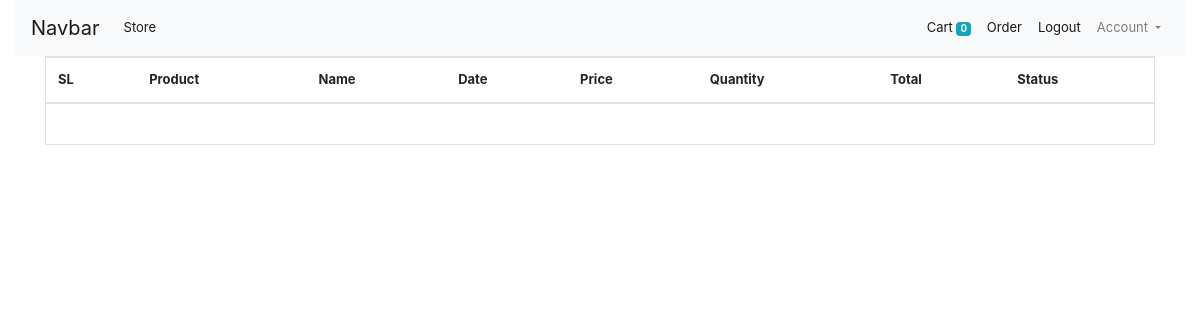
Before: /orders/ (signed in) with the older database file.
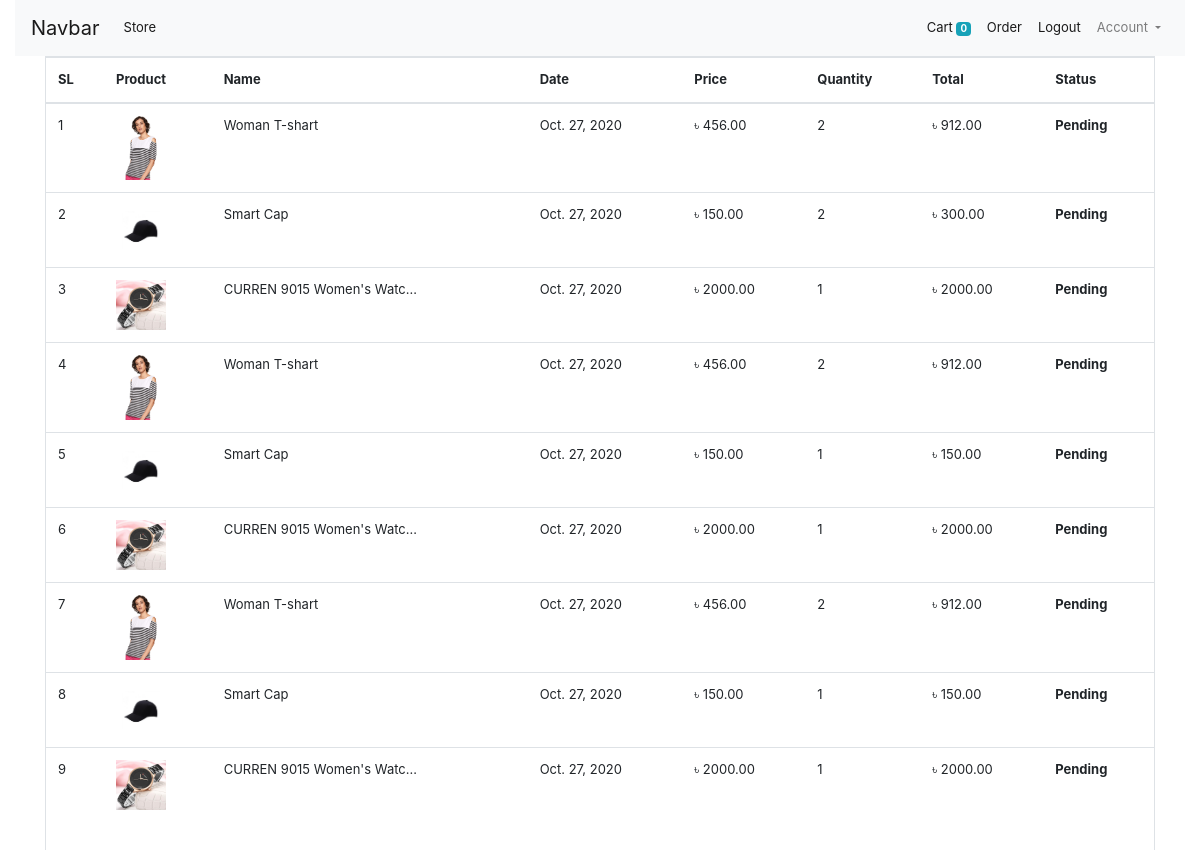
After: the same page with the newer database file.
### store/models/model_order.py (models this page shows, shortened)
class Order(models.Model):
    product = models.ForeignKey(Product, on_delete=models.CASCADE)
    customer = models.ForeignKey(Customer, on_delete=models.CASCADE)
    quantity = models.IntegerField(default=1)
    price = models.DecimalField(max_digits=12, decimal_places=2)
    address = models.CharField(max_length=100, default='')
    mobile = models.CharField(max_length=25, default='')
    date = models.DateField(default=datetime.datetime.today)
    status = models.BooleanField(default=False)
    @staticmethod
    def get_order_by_customer_id(customer_id):
        customer = Order.objects.filter(customer=customer_id).order_by('-date')
        return customer

### store/models/model_product.py (models this page shows, shortened)
class Product(models.Model):
    category = models.ForeignKey(Category, on_delete=models.CASCADE, related_name='products')
    name = models.CharField(max_length=100)
    price = models.DecimalField(max_digits=12, decimal_places=2)
    sell_price = models.DecimalField(max_digits=12, decimal_places=2)
    discription = models.TextField()
    code = models.CharField(max_length=25, unique=True)
    image = models.ImageField(upload_to='uplode/product_image/')
    date = models.DateTimeField(auto_now_add=True)

### store/views/order.py (the view)
# urls.py: path('orders/', OrderView.as_view(), name='orders'),
class OrderView(View):
    def get(self, request, *args, **kwargs):
        customer = request.session.get('customer_id')
        orders = Order.get_order_by_customer_id(customer)
        orders = orders.reverse()
        return render(request, 'orders.html',{'orders':orders})

### store/templatetags/custom_filter.py (called while the page is built)
@register.filter(name='currency')
def currency(number):
    return "৳ " + str(number)

@register.filter(name='multiply')
def multiply(number, number1):
    return number * number1

### store/templates/orders.html
{% extends 'base.html' %}
{% block content %}
 {% load cart %}
{% load custom_filter %}
<div class="container">
    <div class="border pb-4">
        <table class="table">
            <thead>
                <tr>
                    <th>SL</th>
                    <th>Product</th>
                    <th>Name</th>
                    <th>Date</th>
                    <th>Price</th>
                    <th>Quantity</th>
                    <th>Total</th>
                    <th>Status</th>
                </tr>
            </thead>
            <tbody>
                {% for order in orders %}
                <tr>
                    <td>{{ forloop.counter }}</td>
                    <td><img width="50" src="{{ order.product.image.url }}" alt=""></td>
                    <td><p style="cursor: pointer;" title="{{ order.product.name  }}">{{ order.product.name|truncatechars:25 }}</p></td>
                    <td>{{ order.date }}</td>
                    <td>{{ order.price|currency }}</td>
                    <td>{{ order.quantity }}</td>
                    <td>{{ order.quantity|multiply:order.price|currency }}</td>
                    <th>
                        {% if order.status %}
                        <p>Complete</p>
                        {% else %}
                        <p>Pending</p>
                        {% endif %}
                    </th>
                </tr>
                {% endfor %}
            </tbody>
    </div>
{% endblock %}

### store/templates/base.html (shortened to what this page needs)
{% load static %}
<!DOCTYPE html>
<html lang="en">
<head>
    <link rel="stylesheet" href="https://cdn.jsdelivr.net/npm/bootstrap@4.5.3/dist/css/bootstrap.min.css">
    <link rel="stylesheet" href="{% static '/css/material-design-iconic-font.css' %}">
    <link rel="stylesheet" href="{% static '/css/style.css' %}">
</head>
<body>
    {% include 'navbar.html' %}
    {% block content %}
    {% endblock %}
</body>
</html>

### store/templates/navbar.html (shortened to what this page needs)
<div class="container-fluid">
<nav class="navbar navbar-expand-lg navbar-light bg-light">
    <a class="navbar-brand" href="/">Navbar</a>
    <div class="collapse navbar-collapse" id="navbarSupportedContent">
      <ul class="navbar-nav mr-auto">
        <li class="nav-item active">
          <a class="nav-link" href="#">Store <span class="sr-only">(current)</span></a>
        </li>
      </ul>
      <ul class="navbar-nav ml-auto">
        {% if request.session.username %}
        <li class="nav-item active">
          <a class="nav-link" href="{% url 'cart' %}">Cart
            <span class="badge badge-info">{{ request.session.cart.keys|length }}</span>
            <span class="sr-only">(current)</span></a>
        </li>
        <li class="nav-item active">
          <a class="nav-link" href="{% url 'orders' %}">Order <span class="sr-only">(current)</span></a>
        </li>
        <li class="nav-item active">
          <a class="nav-link" href="{% url 'logout' %}">Logout <span class="sr-only">(current)</span></a>
        </li>
        <li class="nav-item dropdown">
          <a class="nav-link dropdown-toggle" href="#" id="navbarDropdown" role="button" data-toggle="dropdown" aria-haspopup="true" aria-expanded="false">
            Account
          </a>
        </li>
          {% endif %}
      </ul>
    </div>
  </nav>
</div>

### static/css/style.css (style rules this page uses)
* { margin: 0; padding: 0; outline: 0; }
body { color: #333; font-size: 13px; margin: 0; }

Changed rows visible on the page:
added Order: product.image (picture), product.name "Woman T-shart", date "Oct. 27, 2020", price "৳ 456.00", quantity "2", quantity|multiply "৳ 912.00", status "Pending"
added Order: product.image (picture), product.name "Smart Cap", date "Oct. 27, 2020", price "৳ 150.00", quantity "2", quantity|multiply "৳ 300.00", status "Pending"
added Order: product.image (picture), product.name "CURREN 9015 Women's Watc…", date "Oct. 27, 2020", price "৳ 2000.00", quantity "1", quantity|multiply "৳ 2000.00", status "Pending"
added Order: product.image (picture), product.name "Woman T-shart", date "Oct. 27, 2020", price "৳ 456.00", quantity "2", quantity|multiply "৳ 912.00", status "Pending"
added Order: product.image (picture), product.name "Smart Cap", date "Oct. 27, 2020", price "৳ 150.00", quantity "1", quantity|multiply "৳ 150.00", status "Pending"
added Order: product.image (picture), product.name "CURREN 9015 Women's Watc…", date "Oct. 27, 2020", price "৳ 2000.00", quantity "1", quantity|multiply "৳ 2000.00", status "Pending"
added Order: product.image (picture), product.name "Woman T-shart", date "Oct. 27, 2020", price "৳ 456.00", quantity "2", quantity|multiply "৳ 912.00", status "Pending"
added Order: product.image (picture), product.name "Smart Cap", date "Oct. 27, 2020", price "৳ 150.00", quantity "1", quantity|multiply "৳ 150.00", status "Pending"
added Order: product.image (picture), product.name "CURREN 9015 Women's Watc…", date "Oct. 27, 2020", price "৳ 2000.00", quantity "1", quantity|multiply "৳ 2000.00", status "Pending"
